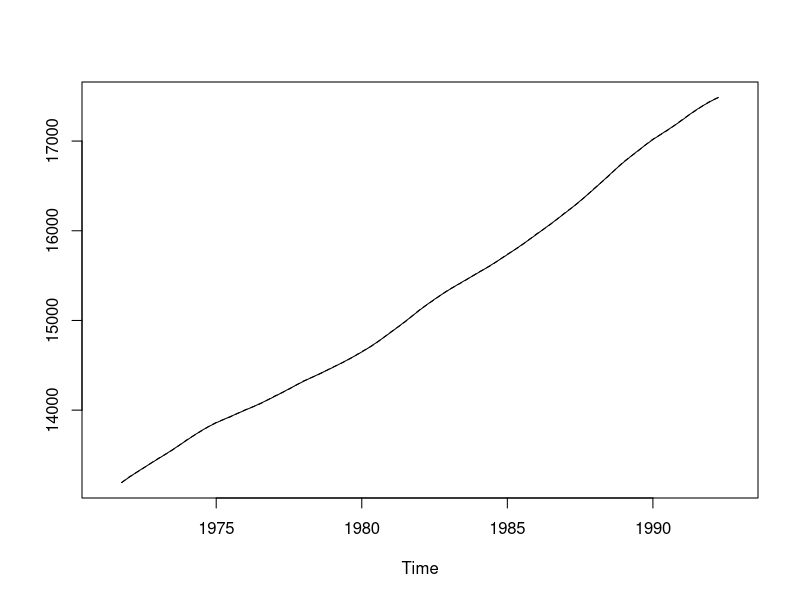
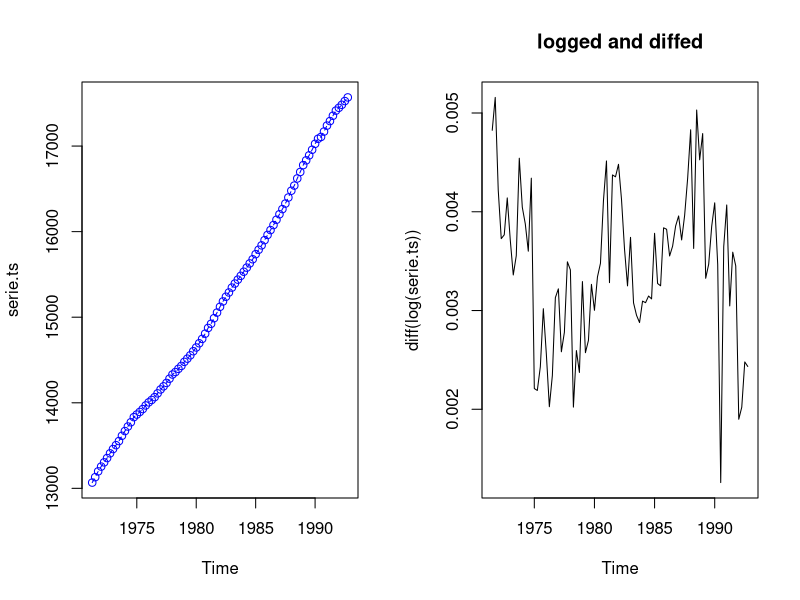
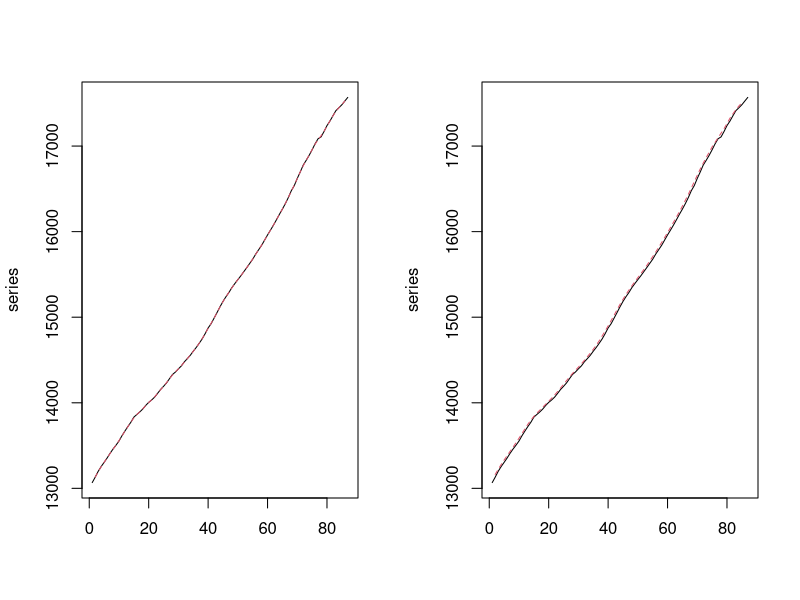
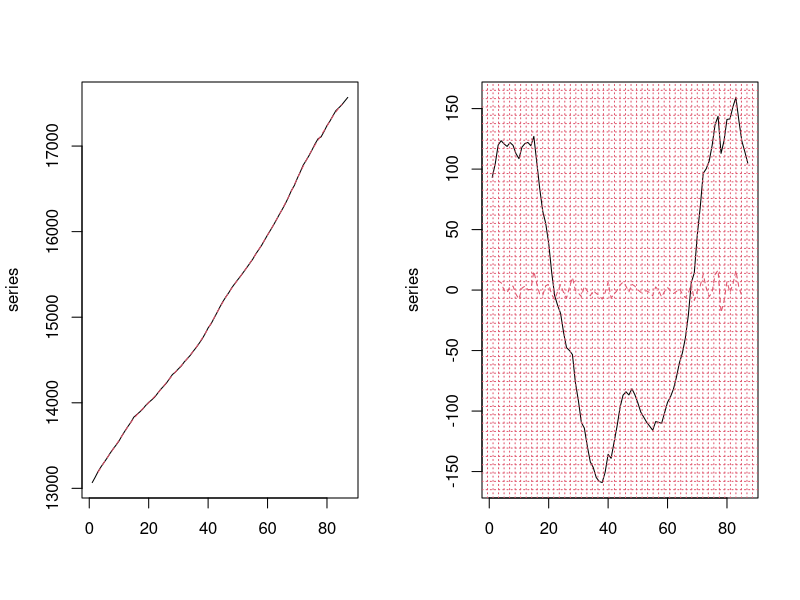
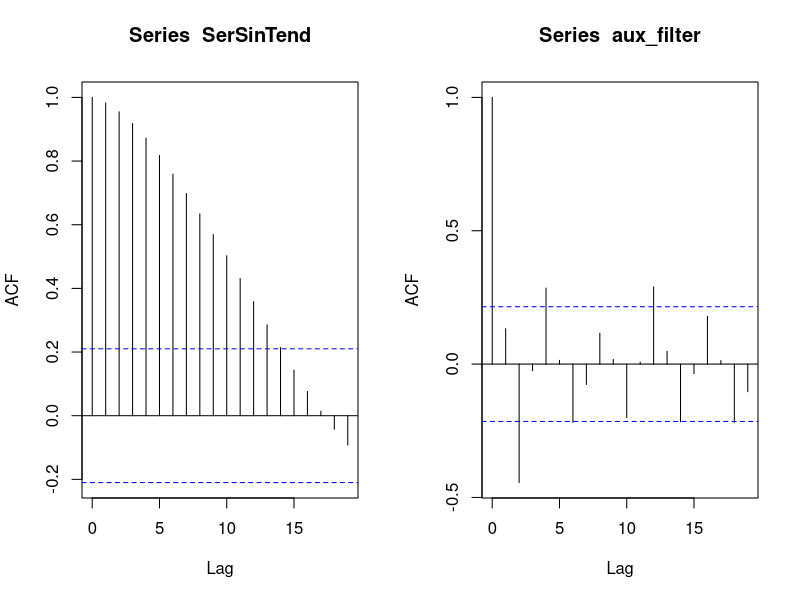
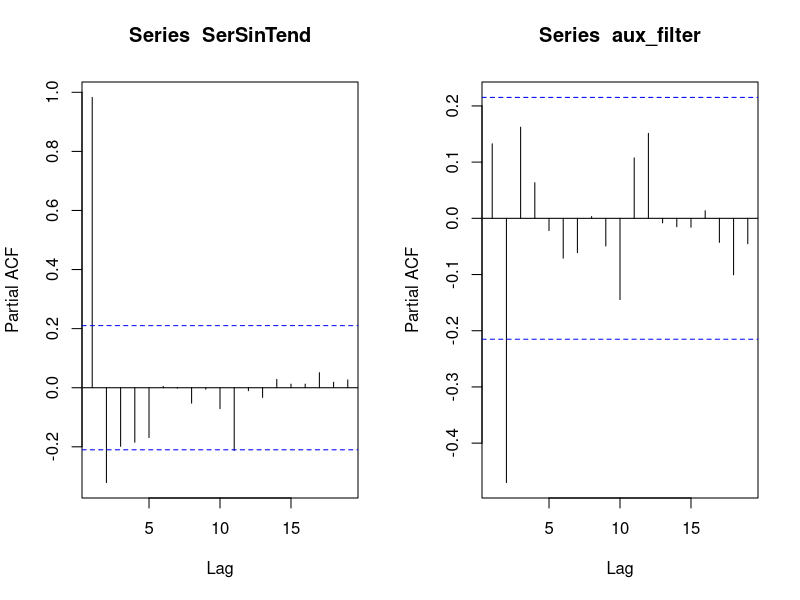
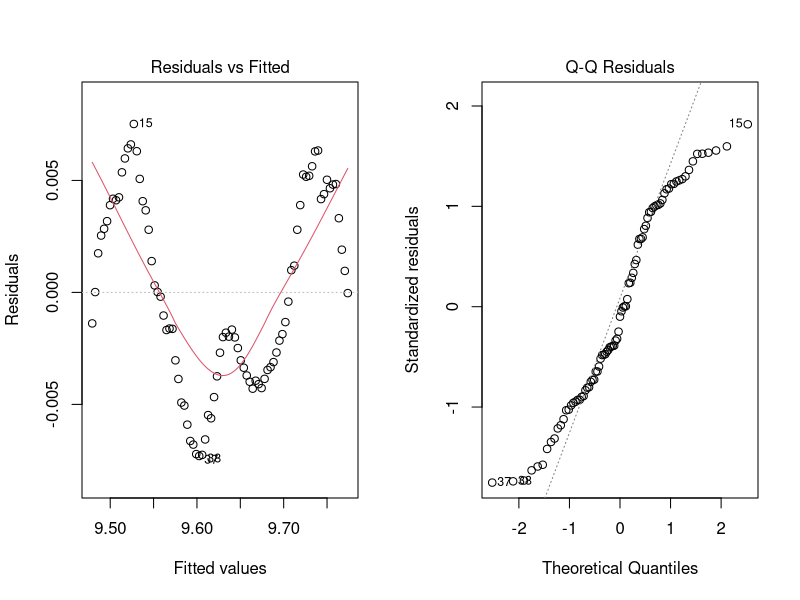
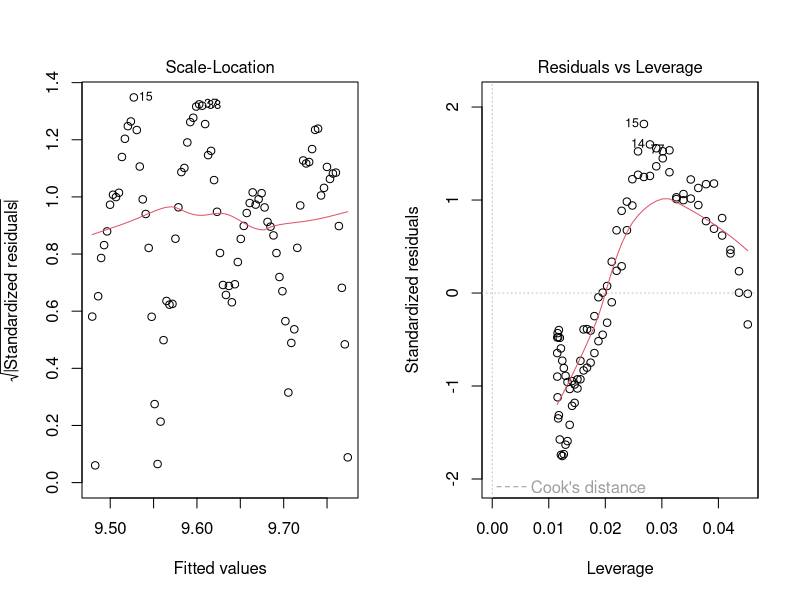

Source code (R) for these figures, in order:
#Cargamos librerias
library(tseries)
library(psych)
library(forecast)


#Liberamos los datos.
rm(list=ls()) 

#Leemos la serie
serie <-scan("serie1.dat")


#Convertimos la serie a TS datatype y parametrizamos 
#el tiempo de inicio y frecuencia.
serie.ts <- ts(serie, start=c(1971,2),frequency=4)

#Almacenamos la serie tal.
png(file="serie1_inicial.png", bg="transparent",width = 800, height = 350)
plot(serie.ts,xlab="Trimestre",ylab="Población")
dev.off()

#Hacemos la descomposicion en componentes.
png(file="serie1_descompose.png", bg="transparent",width = 800, height = 350)
serie.decompose <- decompose (serie.ts,type="mult")
plot( serie.decompose)
dev.off()

#Hacemos la descomposicion en componentes con STL
png(file="serie1_stl.png", bg="transparent",width = 800, height = 350)
serie.stl <- stl (serie.ts,s.window="periodic")
plot( serie.stl)
dev.off()

#Estadistica básica sobre los datos.
describe (serie)

#Superposicion de la tendencia y el componente estacional
trend <- serie.decompose$trend
seasonal <- serie.decompose$seasonal
ts.plot(cbind(trend,trend*seasonal),lty=1:2)

#Mostramos la diferencia y el log de la serie.
par(mfrow=c(1,2))
plot(serie.ts, type="o", col="blue", lty="dashed")
plot(diff(log(serie.ts)), main="logged and diffed") 


#Usamos  el test KPSS para comprobar si es o no estacionaria
kpps_test <- kpss.test(serie.ts, null = "Trend")
#P-value = 0.01, 

#Verificamos ACF y PACF para comprobar si hay o no Tend/Estac.
png(file="serie1_acf_pacf.png", bg="transparent",width = 800, height = 400)
par(mfrow=c(1,2))
acf(serie.ts)
pacf(serie.ts)
dev.off()
result <- adf.test(serie.ts, alternative = "stationary")
cat("Test devuelve Dickey-Fuller con un p-value=", result$p.value, "\n")


#Ajustamos los datos al modelo lineal
tiempo <- 1:length(serie)
parametros <- lm (serie ~ tiempo)
TendEstimada<-parametros$coefficients[1]+tiempo*parametros$coefficients[2] 
series<-matrix(c(t(serie), t(TendEstimada)), ncol=2); # Mostramos resultado
png(file="serie1_lm.png", bg="transparent",width = 800, height = 400)
par(mfrow=c(1,1))
matplot(series, pch=1, type= "l")
grid(10,10,col=1)
dev.off()


#Realizamos unos test para comprobar la validez del modelo
JBtr <- jarque.bera.test(parametros$residuals)
TT <- t.test(c(parametros$residuals,TendEstimada-serie))


#Eliminamos la tendencia a partir de la regresion linea hecha.
SerSinTend<-serie-TendEstimada;



#Probamos con Filtro de medias moviles:
for (k in 3:5) {
  filtro<-rep(1/k, k); # Creamos el filtro
  # Filtramos señal
  SerFiltrada<-filter(serie,filter=filtro,sides=2,method="convolution")
  # Mostramos en la misma figura la serie y la tendencia estimada
  series<-matrix(c(t(serie), t(SerFiltrada)), ncol=2);
  matplot(series, pch=1, type= "l")
  
  cat("Calculo tendencia con filtro de orden k=", k, "\n")
  print("Pulse una tecla para continuar...")
  pause<-readline(); # para pausar la ejecución
}

SerSinTend2<-serie-SerFiltrada;
#Mostramos ambas aproximaciones diferenciadas para ver que tal se ve
series<-matrix(c(t(SerSinTend), t(SerSinTend2)), ncol=2);
matplot(series, pch=1, type= "l")
grid(50,50,col=2) #


#Como el filtro quita los valores iniciales y finales (2), quitamos los NA
aux_filter<- SerSinTend2[!is.na(SerSinTend2)];

#Vemos los resultados de ACF y PACF para cada modelo de aprox.
acf(SerSinTend)
adf.test(SerSinTend)
acf(aux_filter)
adf.test(aux_filter)
pacf(SerSinTend)
pacf(aux_filter)


#Buscamos si hay Estacionalidad.
tiempo <- 1:length(serie)
parametros <- lm (log(serie) ~ tiempo)
plot(parametros)
jarque.bera.test(parametros$residuals)


# #Eliminamos la estacionalidad y la tendencia.
# k<- ?;
# estacionalidad<-matrix(nrow=1, ncol=k);
# estacionalidad[,]<- 0
# for (i in 1:k) {
#   secuencia<-seq(i, length(SerSinTend), by=k);
#   for (j in secuencia) {
#     estacionalidad[1,i]<- estacionalidad[1,i] + SerSinTend[j];
#   }
#   
#   estacionalidad[1,i]<-estacionalidad[1,i]/length(secuencia);
# }
# 
# plot.ts(as.numeric(estacionalidad))
# 
# # Mostramos la estacionalidad, repetida por toda la serie
# #estacionalidad<-as.numeric(estacionalidad[1:43])
# aux<-rep(estacionalidad,length(SerSinTend)/length(estacionalidad));
# plot.ts(aux)
# series<-matrix(c(t(SerSinTend), t(aux)), ncol=2); 
# matplot(series, pch=1, type= "l")
# 
# #Nos quedamos con la serie sin tendencia, ni estacionalidad.
# SerSinTendEst<- SerSinTend[1:length(SerSinTend)-1]-aux;
# #Trazamos para ver como se ve la cosa
# plot.ts(SerSinTendEst)

#Se recalcula esta variables para sobreescribir los valroes.
SerSinTendEst <- SerSinTend

#Aplicamos el TEST Dickey-Fuller 
adf.test(diff(SerSinTendEst))
acf(SerSinTendEst)
pacf(SerSinTendEst)
#No obteneimos un p-value <=0.01

#Aplicamos dos diferenciaciones hasta que pase el test.
#Se aplican 2 diferenciaciones
a.diff <- diff(SerSinTendEst)
a.diff <- diff(a.diff)
adf.test(a.diff)
png(file="serie1_acf_pacf_diff.png", bg="transparent",width = 800, height = 400)
par(mfrow=c(1,2))
acf(a.diff)
pacf(a.diff)
dev.off()

#Ya podemos entrever el modelo pues el test ha bajado de 0.01


#Modelo y prediccion
fit <- auto.arima(SerSinTendEst)
plot(forecast(fit))
modArima<-auto.arima(SerSinTendEst,D=5,max.P = 5, max.Q = 5)

#Nos da una idea de como podria ser.



#Elegimos un modelo
modelo321<- arima(SerSinTendEst, order=c(3, 2, 1)); # Ajustamos modelo
modelo320<- arima(SerSinTendEst, order=c(3, 2, 0)); # Ajustamos modelo
#Este parece el mejor, aunque 222 parece ser mas prometedor.
Acf(residuals(modelo320))
modelo330<- arima(SerSinTendEst, order=c(3, 3, 0)); # Ajustamos modelo
modelo430<- arima(SerSinTendEst, order=c(4, 3, 0)); # Ajustamos modelo
modelo222<- arima(SerSinTendEst, order=c(2, 2, 2)); # Ajustamos modelo

#nos quedamos con el modelo Arima inicial propuesto.
modelo222 <- modArima

#Ajustamos los valores
valoresAjustados.H1 <- SerSinTendEst+modelo222$residuals

#Extraermos las predicciones
Predicciones.H1 <- predict(modelo222,n.ahead=3)
valoresPredichos.H1<- Predicciones.H1$pred

#Dibujamos la serie, los valores ajustados y los predichos.
plot.ts(SerSinTendEst)
lines(valoresAjustados.H1, col="blue")
lines(valoresPredichos.H1, col="red")

#Tests sobre el modelo
boxtestM1 <- Box.test(modelo222$residuals)
JB.H1 <- jarque.bera.test(modelo222$residuals)
SW.H1 <- shapiro.test(modelo222$residuals)
#JB y SW tienen p-value <0.01 , luego se acepta el modelo.

#Reconstruimos el modelo:
tiempo <- 1:length(serie)
parametros <- lm (serie ~ tiempo)
TendEstimada<-parametros$coefficients[1]+tiempo*parametros$coefficients[2] 

tiempoPredicho<- (tiempo[length(tiempo)]+1):(tiempo[length(tiempo)]+3);
TendPredicha<-parametros$coefficients[1]+tiempoPredicho*parametros$coefficients[2]

#Pintamos para ver como vamos.
plot.ts(SerSinTendEst)
lines(valoresAjustados.H1, col="blue")
lines(valoresPredichos.H1, col="red")


#valoresAjustados <- valoresAjustados.H1 + aux
valoresPredichos <- valoresPredichos.H1 + TendPredicha
valoresAjustados <- valoresAjustados.H1 + TendEstimada

valoresPredichos <- valoresPredichos
valoresAjustados <- valoresAjustados

#Mostramos los datos con todas las series, ajustada, datos y prediccion
png(file="serie1_final.png", bg="transparent",width = 800, height = 400)
plot.ts(serie)
lines(valoresAjustados,col="blue")
lines(valoresPredichos,col="red")
dev.off()


# Imprimimos por pantalla los valores solicitados de la prediccion
print ("VALORES PREDICHOS:")
print (valoresPredichos)



